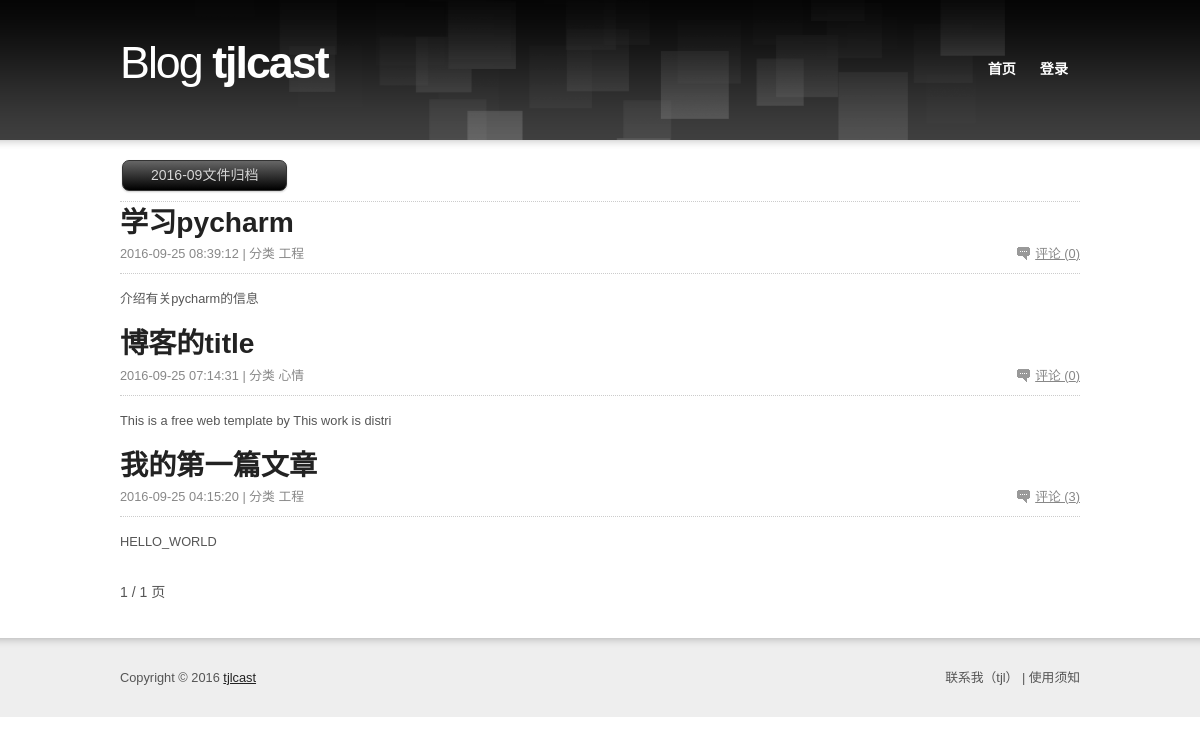
The app's page /archive/?year=2016&month=09, older data.
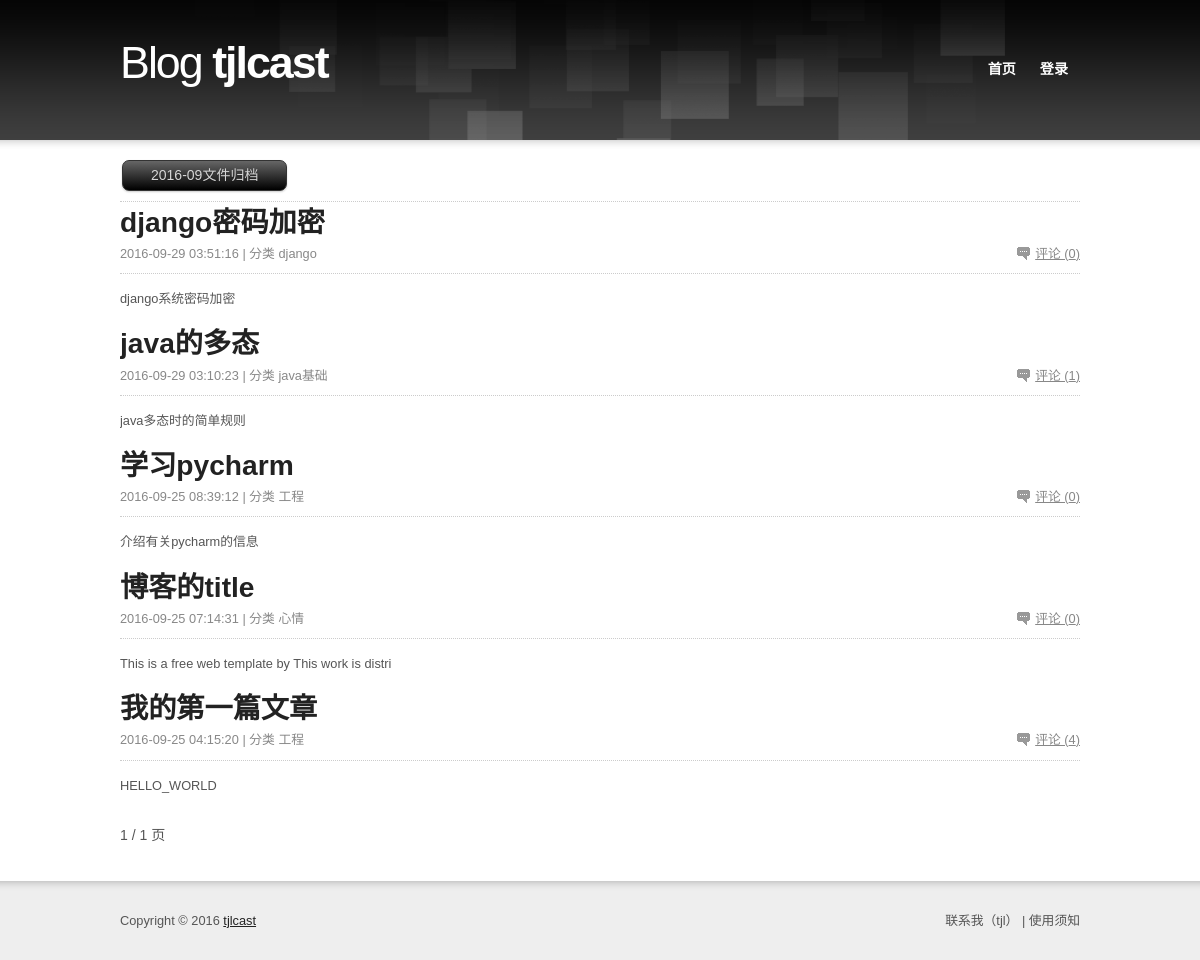
The same page, newer data.
### blog_old_project/models.py (models this page shows, shortened)
class Article(models.Model):
    title = models.CharField(max_length=50, verbose_name='文章标题')
    desc = models.CharField(max_length=50, verbose_name='文章描述')
    content = models.TextField(verbose_name='文章内容')
    click_count = models.IntegerField(default=0, verbose_name='点击次数')
    is_recommend = models.BooleanField(default=False, verbose_name='是否推荐')
    date_publish = models.DateTimeField(auto_now_add=True, verbose_name='发布时间')
    user = models.ForeignKey(User, verbose_name='用户')
    category = models.ForeignKey(Category, blank=True, null=True, verbose_name='分类')
    tag = models.ManyToManyField(Tag, verbose_name='标签')
    objects = ArticleManager()
    class Meta:
        verbose_name = '文章'
        verbose_name_plural = verbose_name
        ordering = ['-date_publish']

class Category(models.Model):
    name = models.CharField(max_length=30, verbose_name='分类名称')
    index = models.IntegerField(default=999,verbose_name='分类的排序')
    class Meta:
        verbose_name = '分类'
        verbose_name_plural = verbose_name
        ordering = ['index', 'id']

### blog_old_project/views.py (the view)
# urls.py: url(r'archive/$', archive, name='archive'),
def archive(request):
    try:
        year = request.GET.get('year', None)
        month = request.GET.get('month', None)
        article_list = Article.objects.filter(date_publish__icontains=year + '-' + month)
        article_list = getPaginator(request, article_list, 1, 5)
    except Exception as e:
        print e
        logger.error(e)
    return render(request, 'archive.html', locals())

### blog_old_project/tools/MyPagination.py (called while the page is built)
    def page(self, number):
        self.page_num = number
        return super(JuncheePaginator, self).page(number)

### blog_old_project/views.py (called while the page is built)
def global_settings(request):
    SITE_NAME = settings.SITE_NAME
    SITE_DESC = settings.SITE_DESC
    return locals()

def getPaginator(request, obj_list, curPage, page_size=5):
    paginator = JuncheePaginator(obj_list, page_size)
    try:
        cur_page = int(curPage)
        obj_list = paginator.page(cur_page)
    except Exception as e:
        obj_list = paginator.page(1)
    return obj_list

### templates/archive.html (shortened to what this page needs)
{% include 'header.html' %}
	<div id="section" class="box">
		<div class="button black"> {{ year }}-{{ month }}文件归档 </div>
		<div style="border-bottom: 1px dotted #CCC;margin: 10px 0 0 0"></div>
		<ul class="articles box">
                {% for article in article_list %}
                    <li>
					<h2><a href="{% url 'article' %}?id={{ article.id }}">{{ article.title }}</a></h2>
					<div class="article-info box">
						<p class="f-right"><a href="{% url 'article' %}?id={{ article.id }}" class="comment">评论 ({{ article.comment_set.all.count }})</a></p>
						<p class="f-left">{{ article.date_publish | date:'Y-m-d H:i:s' }} | 分类 {{ article.category.name }} </p>
					</div>
					<p>{{ article.desc }}</p>
				    </li>
                {% endfor %}
			</ul>
            <div class="pagination box">
                    <p class="f-left"> {{ article_list.number }} / {{ article_list.paginator.num_pages }} 页</p>
            </div>
	</div>
{% include 'footer.html' %}

Row changes from the older to the newer data that the page shows:
added Article: title "django密码加密", comment_set.all.count "0", date_publish "2016-09-29 03:51:16", category.name "django", desc "django系统密码加密"
added Article: title "java的多态", comment_set.all.count "1", date_publish "2016-09-29 03:10:23", category.name "java基础", desc "java多态时的简单规则"
computed for Article "我的第一篇文章": comment_set.all.count "3" → "4"
